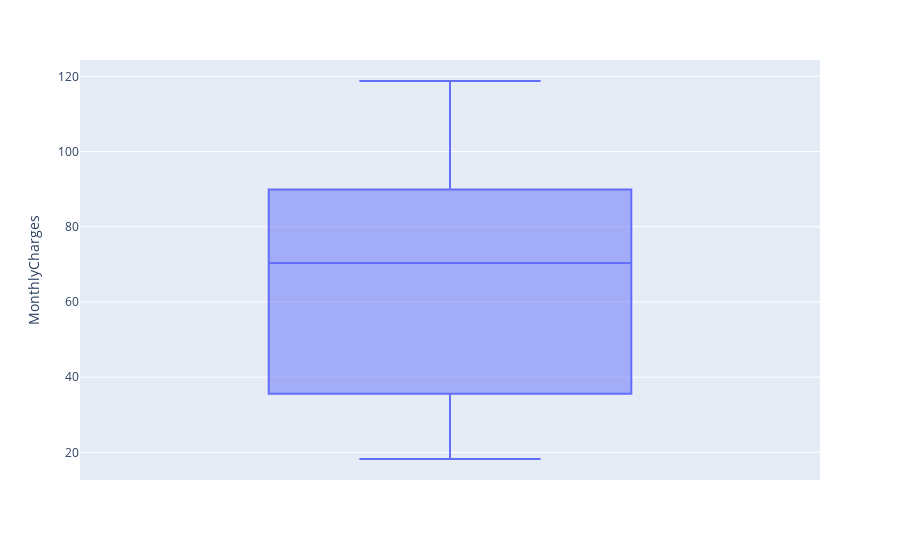

This figure's notebook cell:
### Code cell
fig = px.box(df, y='MonthlyCharges')

fig.show()

### Figure 1 — Plotly figure (JSON) as saved in the notebook; plotly's stock layout.template omitted (floating-point values rounded to 4 significant figures; data arrays with more than 128 entries replaced by an {"elided": "..."} marker saying what was removed)
{"data": [{"alignmentgroup": "True", "hovertemplate": "MonthlyCharges=%{y}<extra></extra>", "legendgroup": "", "marker": {"color": "#636efa"}, "name": "", "notched": false, "offsetgroup": "", "orientation": "v", "showlegend": false, "type": "box", "x0": " ", "xaxis": "x", "y": {"elided": "7032 float values"}, "y0": " ", "yaxis": "y"}], "layout": {"boxmode": "group", "legend": {"tracegroupgap": 0}, "margin": {"t": 60}, "xaxis": {"anchor": "y", "domain": [0, 1]}, "yaxis": {"anchor": "x", "domain": [0, 1], "title": {"text": "MonthlyCharges"}}}}
